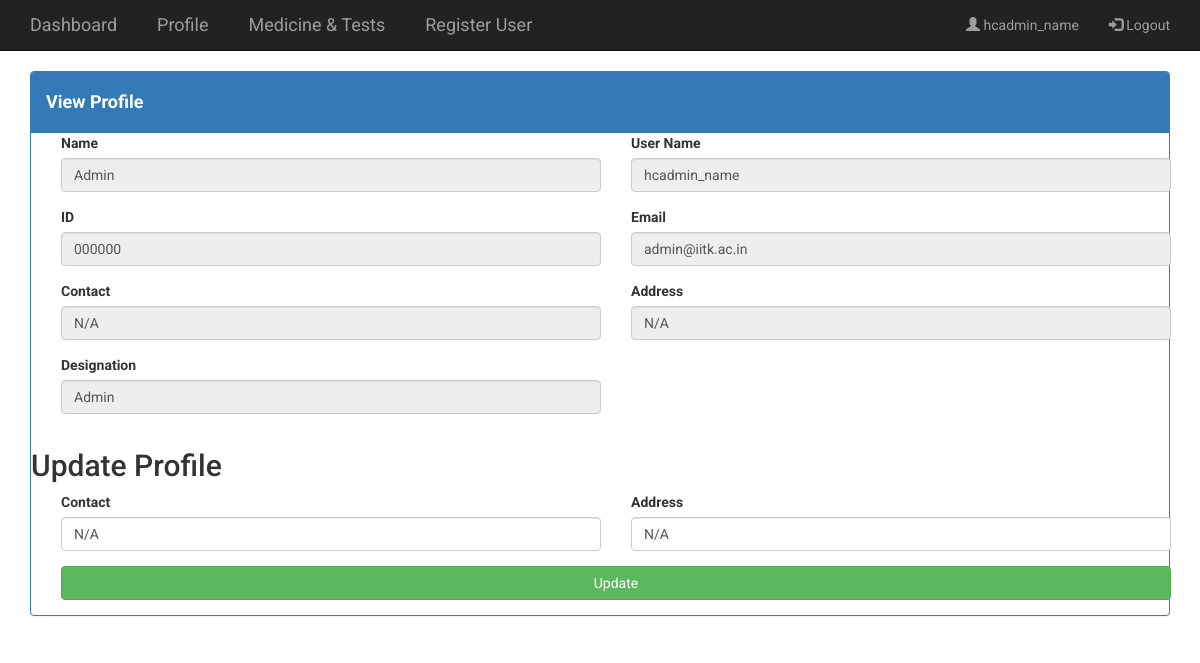
Screenshot of /user/hcadmin_dashboard/hcadmin_profile (signed in) with the database file from the repository.
### user/models.py (models this page shows, shortened)
class HCAdmin(models.Model):
    admin_id = models.AutoField(primary_key=True)
    user = models.ForeignKey(User, on_delete=models.CASCADE)

class User(models.Model):
    user_id = models.AutoField(primary_key=True)
    name = models.CharField(max_length=120, blank=False)
    username = models.CharField(max_length=40, unique=True, blank=False)
    roll = models.CharField(max_length=6, unique=True, blank=False)
    email = models.EmailField(max_length=100, unique=True, blank=False)
    password = models.CharField(max_length=100, blank=False)
    contact = models.CharField(max_length=10, default="N/A", blank=False)
    address = models.CharField(max_length=400, default="N/A", blank=False)
    designation = models.CharField(max_length=120, blank=False)
    roles = models.CharField(max_length=10, blank=False)  # patient doctor hcadmin accounts

### user/views.py (the view)
# urls.py: path("hcadmin_dashboard/hcadmin_profile", views.hcadmin_profile, name="hcadmin_profile"),
def hcadmin_profile(request):
    user = IsLoggedIn(request)
    if user is None: # not already logged in
        messages.error(request, "Kindly login to view the page!")
        return HttpResponseRedirect("/user/logout")
    elif user.roles != "hcadmin": # already logged in but not as hcadmin
        url = role_based_redirection(request)
        return HttpResponseRedirect(url)
    else:
        data = {"hcadmin": None}
        for p in HCAdmin.objects.all():
            if p.user == user:
                data["hcadmin"] = p
                break
        return render(request, "hcadmin_profile.html", data)

### user/utils.py (called while the page is built)
def IsLoggedIn(request):
    if request.session.has_key("username"):
        try:
            user = User.objects.get(username=request.session["username"])
            return user
        except:
            return None
    else:
        return None

### user/templates/hcadmin_profile.html (shortened to what this page needs)
<!DOCTYPE html>
<html>
<head>
    {% load static %}
    <link href="{% static 'css/bootstrap.min.css' %}" rel="stylesheet">
    <link href="{% static 'css/index.css' %}" rel="stylesheet">
</head>
<body>
    <div class="navbar navbar-inverse navbar-fixed-top">
        <div class="container">
            <div class="navbar-header">
                <a class="navbar-brand" href="/user/hcadmin_dashboard" style="margin-right: 25px;">Dashboard</a>
                <a class="navbar-brand" href="/user/hcadmin_dashboard/hcadmin_profile" style="margin-right: 25px;">Profile</a>
                <a class="navbar-brand" href="/user/hcadmin_dashboard/med_and_test" style="margin-right: 25px;">Medicine & Tests</a>
                <a class="navbar-brand" href="/user/hcadmin_dashboard/signup_admin" style="margin-right: 25px;">Register User</a>
            </div>
            <div class="collapse navbar-collapse" id="myNavbar">
                <ul class="nav navbar-nav navbar-right">
                    <li><a href = "/#"><span class = "glyphicon glyphicon-user"></span> {{ hcadmin.user.username }}</a></li>
                    <li><a href = "/user/logout"><span class = "glyphicon glyphicon-log-in"></span> Logout</a></li>
                </ul>
            </div>
        </div>
    </div>
    <div class="container container-fluid">
        <div class="row">
            <main class="col-md-9 ml-sm-auto col-lg-12 px-md-4 py-4">
                {% if messages %}
                {% for message in messages %}
                {% if message.tags %}
                {% if message.tags == "error" %}
                <div class="panel panel-danger">
                {% endif %}
                {% if message.tags == "success" %}
                <div class="panel panel-success">
                {% endif %}
                    <div class="panel-heading">
                        <strong><h5 class="{{ message.tags }}">{{ message }}</h5></strong>
                    </div>
                {% endif %}
                {% endfor %}
                {% else %}
                <div class="panel panel-primary">
                    <div class="panel-heading">
                        <h4><strong>View Profile</strong></h4>
                    </div>
                {% endif %}
                <div class="container container-fluid">
                    <div class="form-group col-md-6">
                        <label for="name">Name</label>
                        <input type="text" class="form-control" id="name" value="{{hcadmin.user.name}}" disabled>
                    </div>
                    <div class="form-group col-md-6">
                        <label for="username">User Name </label>
                        <input type="text" class="form-control" id="username" value="{{hcadmin.user.username}}" disabled>
                    </div>
                    <div class="form-group col-md-6">
                        <label for="roll">ID</label>
                        <input type="text" class="form-control" id="roll" value="{{hcadmin.user.roll}}" disabled>
                    </div>
                    <div class="form-group col-md-6">
                        <label for="email">Email</label>
                        <input type="text" class="form-control" id="email" value="{{hcadmin.user.email}}" disabled>
                    </div>
                    <div class="form-group col-md-6">
                        <label for="contact">Contact</label>
                        <input type="text" class="form-control" id="contact" value="{{hcadmin.user.contact}}" disabled>
                    </div>
                    <div class="form-group col-md-6">
                        <label for="address">Address</label>
                        <input type="text" class="form-control" id="address" value="{{hcadmin.user.address}}" disabled>
                    </div>
                    <div class="form-group col-md-6">
                        <label for="designation">Designation</label>
                        <input type="text" class="form-control" id="designation" value="{{hcadmin.user.designation}}"
                            disabled>
                    </div>
                </div>
                <h1 class="h2">Update Profile</h1>
                <div class="container container-fluid">
                    <form action = "hcadmin_profile/update_hcadmin_profile" method = "POST">
                        <div class="form-group col-md-6">
                            <label for="contact">Contact</label>
                            <input type="text" class="form-control" id="contact" name = "contact" value="{{hcadmin.user.contact}}" pattern="[1-9]{1}[0-9]{9}" required>
                        </div>
                        <div class="form-group col-md-6">
                            <label for="address">Address</label>
                            <input type="text" class="form-control" id="address" name = "address" value="{{hcadmin.user.address}}" required>
                        </div>
                        <div class="form-group col-md-12">
                            <button type="submit" class="btn btn-success btn-block">Update</button>
                        </div>
                </form>
            </div>
</body>
</html>

### user/static/css/index.css (style rules this page uses)
html, body { width: 100%; height: 100%; margin: 0; font-family: 'Roboto', sans-serif; }
a { text-decoration: none; background-color: transparent; color: #444040; }

### user/templates/hcadmin_profile.html (style rules this page uses)
.navbar { box-shadow: inset 0 -1px 0 rgba(0, 0, 0, .1); }
@media (min-width: 767.98px) { .navbar { top: 0; position: sticky; z-index: 999; } }

### rows the page displays
HCAdmin: user.username "hcadmin_name", user.name "Admin", user.roll "000000", user.email "admin@iitk.ac.in", user.contact "N/A", user.address "N/A", user.designation "Admin", contact "N/A", address "N/A"
